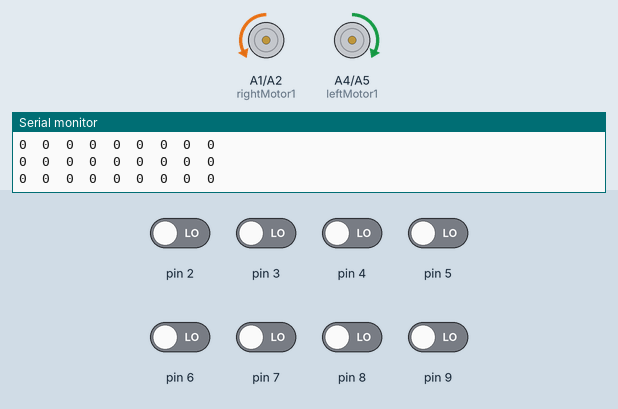
This sketch was run on a simulated Arduino Uno, built with avr-gcc and run on an emulated ATmega328P. Parts: motor-driver pin pairs drawn as motors (green arrow = first pin HIGH = forward, orange = second pin HIGH = backward, longer = more drive, scaled by the enable pin), the last lines printed to the serial monitor. The inputs (shaded band) are chosen by the test bench; at power-on: pin 2–9 LOW.

Above: at 11.7 s.
11.8 s: pin 3 driven HIGH
At 12.4 s:
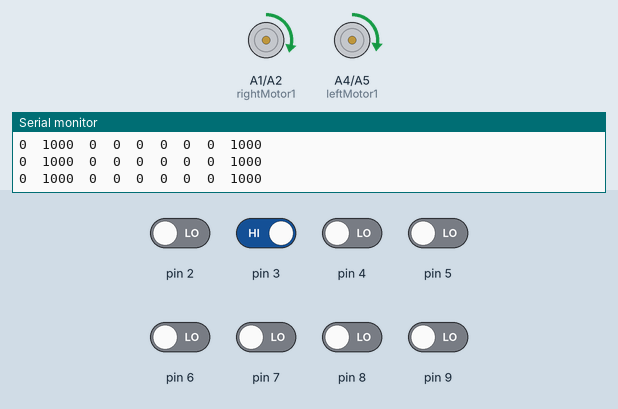
13.3 s: pin 4 driven HIGH
At 14.0 s:
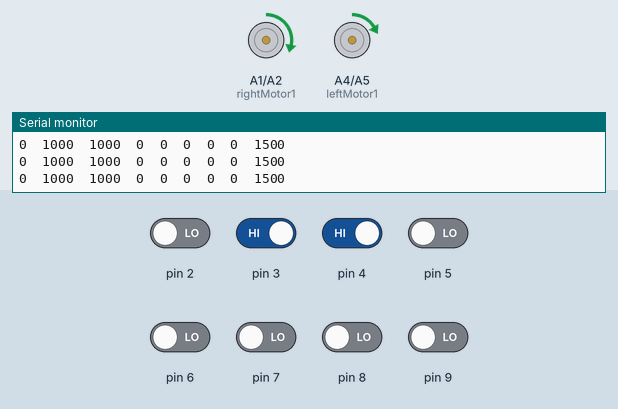
14.8 s: pin 5 driven HIGH
At 16.0 s:
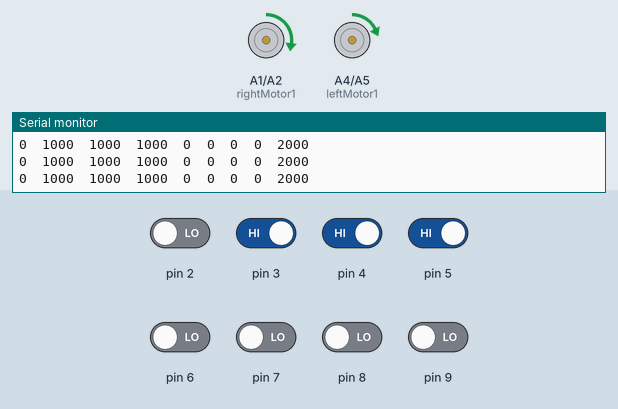
16.3 s: pin 6 driven HIGH
At 16.8 s:
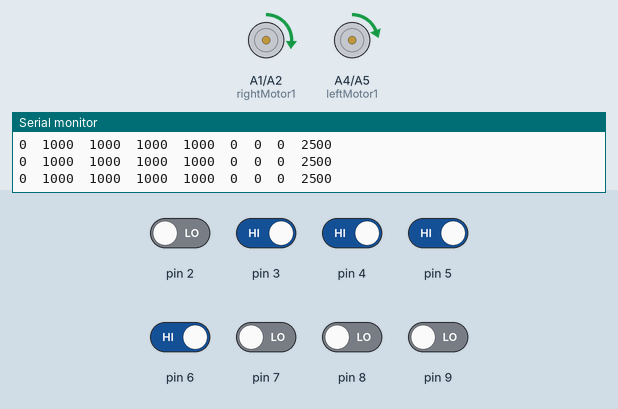
19.3 s: pin 7 driven HIGH
At 20.7 s:
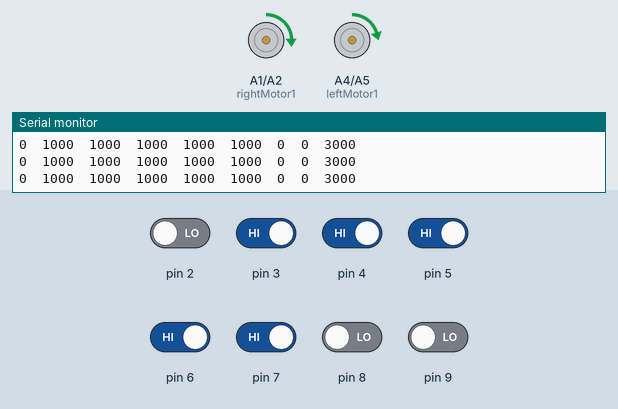
22.3 s: pin 8 driven HIGH
At 23.3 s:
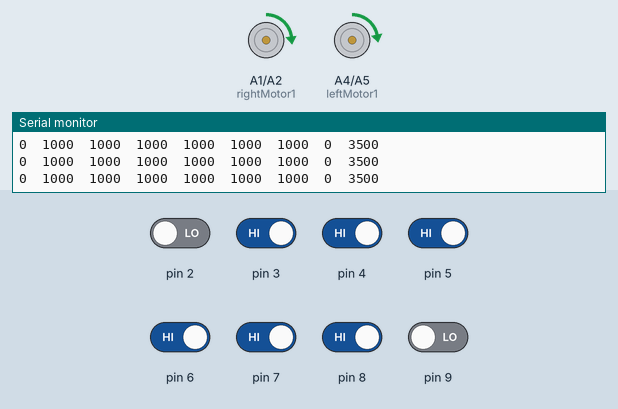
Timing chart, 0 to 24.9 s (numbered marks = the images above; inputs shaded):
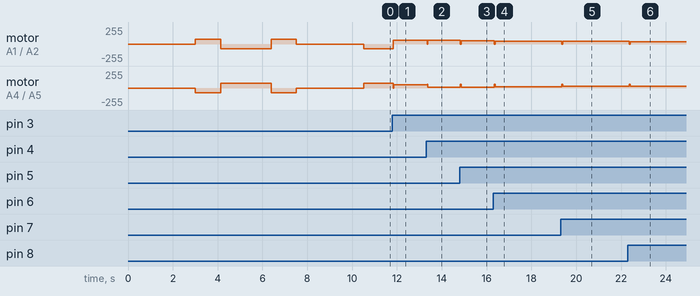

The sketch:

Follow_line_cod_2.ino
```cpp
//Codigo follow line
//Equipe PUCPR
#include <QTRSensors.h>

#define Kp 0.01// experimentar para determinar isso, comece com algo pequeno que apenas faça seu bot seguir a linha em uma velocidade lenta
#define Kd 1.5 // experimente para determinar isso, aumente lentamente as velocidades e ajuste esse valor. (Nota: Kp < Kd)
#define Ki 0
#define MaxSpeed 55 // velocidade maxima do robo
#define BaseSpeed 30 // esta é a velocidade na qual os motores devem girar quando o robô estiver perfeitamente na linha
//#define NUM_SENSORS  8     // numeros de sensores usados

#define speedturn 50

#define rightMotor1 A1
#define rightMotor2 A2
#define rightMotorPWM 10
#define leftMotor1 A4
#define leftMotor2 A5
#define leftMotorPWM 11


QTRSensors qtr;

const uint8_t SensorCount = 8;
uint16_t sensorValues[SensorCount];

//QTRSensorsRC qtrrc((unsigned char[]) {2,3,4,5,6,7,8,9} ,NUM_SENSORS, 2500, QTR_NO_EMITTER_PIN);

//unsigned int sensorValues[NUM_SENSORS];

void setup()
{
  qtr.setTypeRC();
  qtr.setSensorPins((const uint8_t[]){2, 3, 4, 5, 6, 7, 8, 9}, SensorCount);
  qtr.setEmitterPin(12);

  pinMode(rightMotor1, OUTPUT);
  pinMode(rightMotor2, OUTPUT);
  pinMode(rightMotorPWM, OUTPUT);
  pinMode(leftMotor1, OUTPUT);
  pinMode(leftMotor2, OUTPUT);
  pinMode(leftMotorPWM, OUTPUT);
  delay(3000);
    Serial.begin(9600);
    Serial.println();

 // sensor_calibrate();

int i;
  for (int i = 0; i < 100; i++) // calibrar por algum tempo deslizando os sensores pela linha, ou você pode usar a calibração automática em vez disso
  {

   //comente esta parte para calibração automática
    if ( i  < 25 || i >= 75 ) // vira para a esquerda e para a direita para expor os sensores às leituras mais claras e mais escuras que podem ser encontradas
    {
      move(1, 70, 1);//motor
      move(0, 70, 0);//motor
    }
    else
    {
      move(1, 70, 0);//motor
      move(0, 70, 1);//motor
    }
    qtr.calibrate();
    delay(20);

  }

  wait();
  delay(3000); // espere 3s para posicionar o bot antes de entrar no loop principal

}

int lastError = 0;
//unsigned int sensors[8];
uint16_t position = qtr.readLineBlack(sensorValues);


void loop()
{
  position = qtr.readLineBlack(sensorValues);
  // obter leituras calibradas junto com a posição da linha, consulte a Biblioteca do Arduino de Sensores QTR para obter mais detalhes sobre a posição da linha.
  for (uint8_t i = 0; i < SensorCount; i++)
  {
    Serial.print(sensorValues[i]);
    Serial.print('\t');
  }
  Serial.println(position);

 if(position>6500){
    move(1, speedturn, 1);//motor
    move(0, speedturn, 0);//motor
    return;
  }
  if(position<500){
    move(1, speedturn, 0);//motor
    move(0, speedturn, 1);//motor
    return;
  }

  int error = position - 3500;
  int motorSpeed = Kp * error + Kd * (error - lastError);
  lastError = error;

  int rightMotorSpeed = BaseSpeed + motorSpeed;
  int leftMotorSpeed = BaseSpeed - motorSpeed;

  if (rightMotorSpeed > MaxSpeed ) {rightMotorSpeed = MaxSpeed;} // evitar que o motor ultrapasse a velocidade máxima
  if (leftMotorSpeed > MaxSpeed ) {leftMotorSpeed = MaxSpeed;} // evitar que o motor ultrapasse a velocidade máxima
  if (rightMotorSpeed < 0)  {rightMotorSpeed = 0;}
  if (leftMotorSpeed < 0) {leftMotorSpeed = 0;}

  move(1, rightMotorSpeed, 1);//motor
  move(0, leftMotorSpeed, 1);//motor

}

void wait(){

  analogWrite(leftMotorPWM, 0);
  analogWrite(rightMotorPWM, 0);

}

void move(int motor, int speed, int direction){

  boolean inPin1;
  boolean inPin2;

  if(direction == 1){
    inPin1 = HIGH;
    inPin2 = LOW;
  }
  if(direction == 0){
    inPin1 = LOW;
    inPin2 = HIGH;
  }

  if(motor == 0){
    digitalWrite(leftMotor1, inPin1);
    digitalWrite(leftMotor2, inPin2);
    analogWrite(leftMotorPWM, speed);
  }
  if(motor == 1){
    digitalWrite(rightMotor1, inPin1);
    digitalWrite(rightMotor2, inPin2);
    analogWrite(rightMotorPWM, speed);
  }
}

void sensor_calibrate()
{

  // 2.5 ms RC read timeout (default) * 10 reads per calibrate() call
  // = ~25 ms per calibrate() call.
  // Call calibrate() 400 times to make calibration take about 10 seconds.
  for (uint16_t i = 0; i < 400; i++)
  {
    qtr.calibrate();
  }
  digitalWrite(LED_BUILTIN, LOW); // desliga o LED do Arduino para indicar que terminamos com a calibração

  //Printa os valores mínimos de calibração medidos quando os emissores estavam ligados
  Serial.begin(9600);
  for (uint8_t i = 0; i < SensorCount; i++)
  {
    Serial.print(qtr.calibrationOn.minimum[i]);
    Serial.print(' ');
  }
  Serial.println();

  //Printa os valores maximos de calibração medidos quando os emissores estavam ligados
  for (uint8_t i = 0; i < SensorCount; i++)
  {
    Serial.print(qtr.calibrationOn.maximum[i]);
    Serial.print(' ');
  }
  Serial.println();
  Serial.println();
  delay(1000);


}
```

Measured:
- after the input at 11.8 s, motor on A1 (rightMotor1) / A2 (rightMotor2): backward 70/255 → forward 55/255 at once; motor on A4 (leftMotor1) / A5 (leftMotor2): forward 70/255 → forward 50/255 at once
- after the input at 13.3 s, motor on A1 (rightMotor1) / A2 (rightMotor2): forward 55/255 → stopped at once, → forward 55/255 0.03 s later; motor on A4 (leftMotor1) / A5 (leftMotor2): forward 50/255 → forward 10/255 at once
- after the input at 14.8 s, motor on A1 (rightMotor1) / A2 (rightMotor2): forward 55/255 → forward 50/255 at once; motor on A4 (leftMotor1) / A5 (leftMotor2): forward 10/255 → forward 15/255 at once
- after the input at 16.3 s, motor on A1 (rightMotor1) / A2 (rightMotor2): forward 50/255 → forward 45/255 after 0.05 s; motor on A4 (leftMotor1) / A5 (leftMotor2): forward 15/255 → forward 20/255 after 0.05 s
- after the input at 19.3 s, motor on A1 (rightMotor1) / A2 (rightMotor2): forward 45/255 → forward 40/255 after 0.06 s; motor on A4 (leftMotor1) / A5 (leftMotor2): forward 20/255 → forward 25/255 after 0.06 s
- after the input at 22.3 s, motor on A1 (rightMotor1) / A2 (rightMotor2): forward 40/255 → forward 35/255 after 0.06 s; motor on A4 (leftMotor1) / A5 (leftMotor2): forward 25/255 → forward 30/255 after 0.06 s
